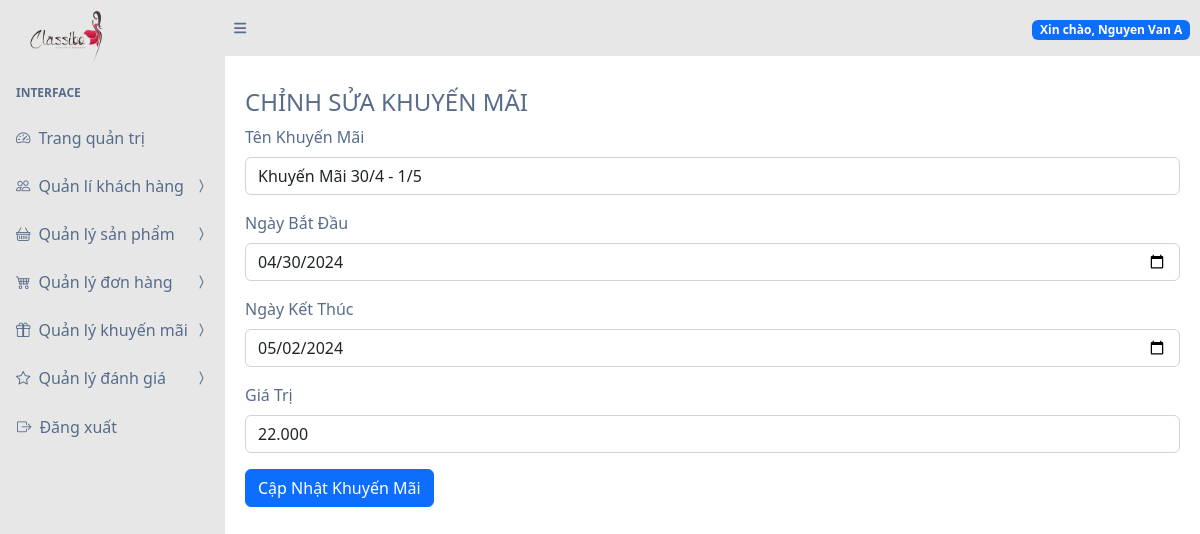
/?page=edit-promotion&id=5 (signed in), run on the app's committed database.
### tables this page shows
CREATE TABLE `khuyenmai` (
  `ma_khuyen_mai` int(11) NOT NULL,
  `ten_khuyen_mai` varchar(100) DEFAULT NULL,
  `ngay_bat_dau` date DEFAULT NULL,
  `ngay_ket_thuc` date DEFAULT NULL,
  `gia_tri` decimal(10,3) DEFAULT NULL
);

### views/edit-promotion.php (the view, shortened to what this page needs)
<?php
if ($_SERVER["REQUEST_METHOD"] == "POST") {
    include 'config/mysql_connection.php';
    $id = $_POST['id'];
    $ten_khuyen_mai = $_POST['ten_khuyen_mai'];
    $ngay_bat_dau = $_POST['ngay_bat_dau'];
    $ngay_ket_thuc = $_POST['ngay_ket_thuc'];
    $gia_tri = $_POST['gia_tri'];
    $sql = "UPDATE KhuyenMai SET ten_khuyen_mai='$ten_khuyen_mai', ngay_bat_dau='$ngay_bat_dau', ngay_ket_thuc='$ngay_ket_thuc', gia_tri='$gia_tri' WHERE ma_khuyen_mai=$id";
    if ($conn->query($sql) === TRUE) {
        echo "<script>
                Swal.fire({
                    title: 'Cập nhật thành công!',
                    text: 'Thông tin khuyến mãi đã được cập nhật thành công.',
                    icon: 'success',
                    showCancelButton: false,
                    confirmButtonColor: '#3085d6',
                    confirmButtonText: 'OK'
                }).then((result) => {
                    window.location.href = './?page=view-promotions';
                });
            </script>";
        exit();
    } else {
        echo "Cập nhật khuyến mãi thất bại: " . $conn->error;
    }
    $conn->close();
} else {
    include 'config/mysql_connection.php';
    $id = $_GET['id'];
    $query_promotion = "SELECT * FROM KhuyenMai WHERE ma_khuyen_mai=$id";
    $result_promotion = $conn->query($query_promotion);
    if ($result_promotion->num_rows > 0) {
        $row = $result_promotion->fetch_assoc();
        $ten_khuyen_mai = $row['ten_khuyen_mai'];
        $ngay_bat_dau = $row['ngay_bat_dau'];
        $ngay_ket_thuc = $row['ngay_ket_thuc'];
        $gia_tri = $row['gia_tri'];
        ?>
        <div class="container mt-4">
            <h4>CHỈNH SỬA KHUYẾN MÃI</h4>
            <form method="POST">
                <div class="mb-3">
                    <label for="ten_khuyen_mai" class="form-label">Tên Khuyến Mãi</label>
                    <input type="text" class="form-control" id="ten_khuyen_mai" name="ten_khuyen_mai"
                        value="<?php echo $ten_khuyen_mai; ?>" required>
                </div>
                <div class="mb-3">
                    <label for="ngay_bat_dau" class="form-label">Ngày Bắt Đầu</label>
                    <input type="date" class="form-control" id="ngay_bat_dau" name="ngay_bat_dau"
                        value="<?php echo $ngay_bat_dau; ?>" required>
                </div>
                <div class="mb-3">
                    <label for="ngay_ket_thuc" class="form-label">Ngày Kết Thúc</label>
                    <input type="date" class="form-control" id="ngay_ket_thuc" name="ngay_ket_thuc"
                        value="<?php echo $ngay_ket_thuc; ?>" required>
                </div>
                <div class="mb-3">
                    <label for="gia_tri" class="form-label">Giá Trị</label>
                    <input type="number" class="form-control" id="gia_tri" name="gia_tri" value="<?php echo $gia_tri; ?>"
                        required>
                </div>
                <button type="submit" class="btn btn-primary">Cập Nhật Khuyến Mãi</button>
            </form>
        </div>
        <?php
    } else {
        echo "Không tìm thấy khuyến mãi!";
    }
}
?>

### data on the page
khuyenmai: ten_khuyen_mai "Khuyến Mãi 30/4 - 1/5", ngay_bat_dau "04/30/2024", ngay_ket_thuc "05/02/2024", gia_tri "22.000"

### other printed values
$_SESSION['username'] "Nguyen Van A"
